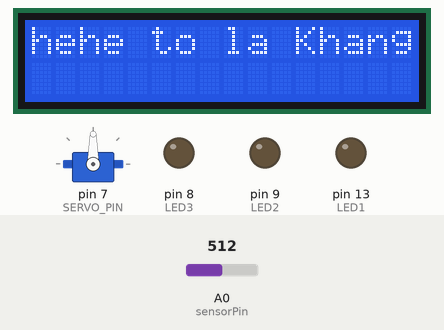
This sketch was run on a simulated Arduino Uno, built with avr-gcc and run on an emulated ATmega328P. On the bench: servo, 16×2 character LCD, output pins drawn as LEDs (lit = HIGH). Inputs (shaded band) come from the test bench; at power-on: A0 (sensorPin) = 512. What the sketch prints to the serial monitor is not drawn.

Above: at 1.2 s.
1.3 s: A0 (sensorPin) set to 322
2.8 s: A0 (sensorPin) set to 291
At 3.7 s:
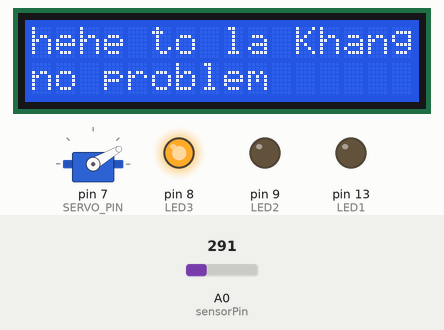
4.3 s: A0 (sensorPin) set to 213
5.8 s: A0 (sensorPin) set to 193
At 7.0 s:
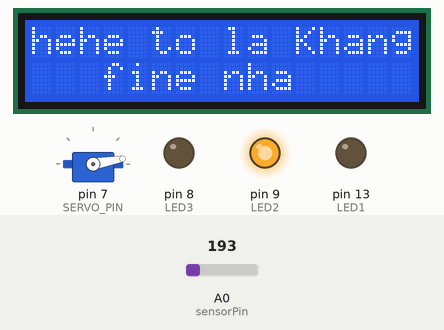
7.3 s: A0 (sensorPin) set to 110
10.3 s: A0 (sensorPin) set to 95
At 10.7 s:
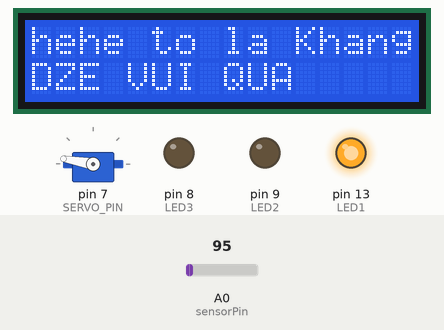
Timing chart, 0 to 12.8 s (numbered marks = the images above; inputs shaded):
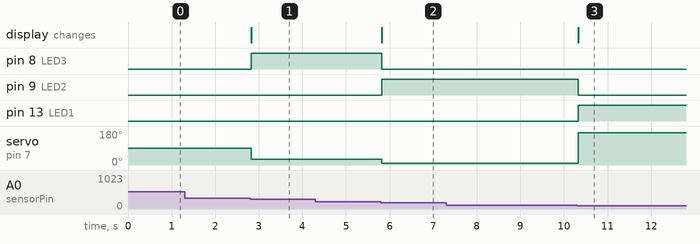

The sketch:

khkproject.ino
```cpp
int giatri;
int sensorPin = A0;
int LED1 = 13;
int LED2 = 9;
int LED3 = 8;
#include<LiquidCrystal.h>
#include<Servo.h>
#define SERVO_PIN 7
Servo SERVO_1;
LiquidCrystal lcd(12, 11, 5, 4, 3, 2);
void setup() {
  Serial.begin(9600);
  pinMode(LED1, OUTPUT);
  pinMode(LED2, OUTPUT);
  pinMode(LED3, OUTPUT);
  SERVO_1.attach(SERVO_PIN);
  lcd.begin(16, 2);
  lcd.print("hehe to la Khang day");

}

void loop() {
  giatri = analogRead(sensorPin);
  lcd.setCursor(0,1);
  Serial.print("muscle=");
  Serial.println(giatri);
  giatri = map(giatri,0,1024,0,100);

  if((giatri >=0) && (giatri <10))
    {
      digitalWrite(LED1, HIGH);
      digitalWrite(LED2, LOW);
      digitalWrite(LED3, LOW);
      lcd.print("DZE VUI QUA");
      SERVO_1.write(170);
    }
   if ((giatri >= 10) && (giatri < 20))
       {
        digitalWrite(LED1, LOW);
        digitalWrite(LED2, HIGH);
        digitalWrite(LED3, LOW);
        lcd.print("   fine nha");
        SERVO_1.write(10);
       }

    if ((giatri >= 20) && (giatri < 30))
       {
        digitalWrite(LED1, LOW);
        digitalWrite(LED2, LOW);
        digitalWrite(LED3, HIGH);
        lcd.print("no problem");
        SERVO_1.write(30);
       }

    Serial.println(giatri);
}
```

Measured:
- the behaviour switches between 308 and 307 on A0 (sensorPin) (found by bisection; images 0 and 1)
- the behaviour switches between 205 and 204 on A0 (sensorPin) (found by bisection; images 1 and 2)
- the behaviour switches between 103 and 102 on A0 (sensorPin) (found by bisection; images 2 and 3)
- after the input at 1.3 s, every drawn part: stays the same
- after the input at 2.8 s, pin 8 (LED3): LOW → HIGH at once; servo on pin 7 (SERVO_PIN): 90° → 30° at once; the display: changes at once (image 1)
- after the input at 4.3 s, every drawn part: stays the same
- after the input at 5.8 s, pin 8 (LED3): HIGH → LOW at once; pin 9 (LED2): LOW → HIGH at once; servo on pin 7 (SERVO_PIN): 30° → 10° at once; the display: changes at once (image 2)
- after the input at 7.3 s, every drawn part: stays the same
- after the input at 10.3 s, pin 9 (LED2): HIGH → LOW at once; pin 13 (LED1): LOW → HIGH at once; servo on pin 7 (SERVO_PIN): 10° → 170° at once; the display: changes at once (image 3)
